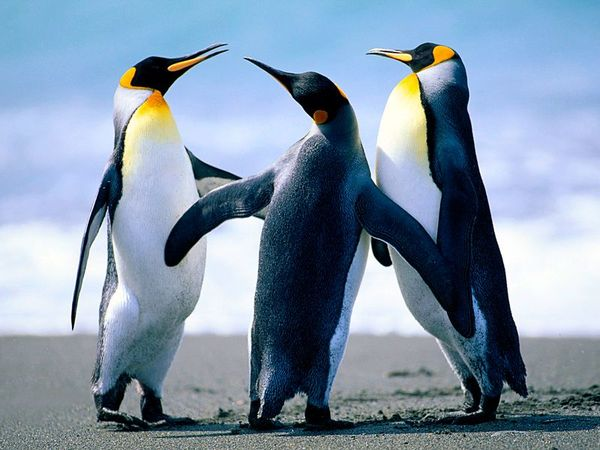
//> input picture tiunova_y_p/lab02/Penguins.jpg, 600 x 450 px
$ ./lab02   (built with g++ and OpenCV 4)
//> lines starting //> are read from the running program, lines starting //| are printed output that depends on the picture
#include "opencv2/imgproc/imgproc.hpp"
#include "opencv2/imgcodecs.hpp"
#include "opencv2/highgui/highgui.hpp"
#include <stdlib.h>
#include <stdio.h>

using namespace cv;

Mat img_src, img_blur, img_gray, dst, detected_edges;

int lowBlurWin = 7;
int const max_BlurWin = 21;
int lowThreshold = 50;
int const max_lowThreshold = 100;
int ratio = 3;
int kernel_size = 3;

static void BlurImage(int, void*)
{
    if (lowBlurWin < 1) lowBlurWin = 1;
    blur(img_gray, img_blur, Size(lowBlurWin, lowBlurWin));
    imshow("Blur", img_blur);
}

static void CannyThreshold(int, void*)
{
    blur(img_gray, detected_edges, Size(3, 3)); // Устраняем шум с помощью размытия
    Canny(detected_edges, detected_edges, lowThreshold, lowThreshold*ratio, kernel_size);
    dst = Scalar::all(0);
    img_src.copyTo(dst, detected_edges);
    imshow("Edges", dst);
}

int main(int argc, char* argv[])
{
    // имя картинки задаётся первым параметром
    char* filename = (argc == 2 ? argv[1] : "Penguins.jpg");

    img_src = imread(filename);
//> img_src is the input picture: 450 rows x 600 cols, CV_8UC3; mean B, G, R 168.4, 148, 128.8
    if (img_src.empty())
    {
        return -1;
    }
    namedWindow("Source", WINDOW_AUTOSIZE);
    imshow("Source", img_src);

    dst.create(img_src.size(), img_src.type());

    // Конвертируем исходное цветное изображение в оттенки серого
    cvtColor(img_src, img_gray, COLOR_BGR2GRAY);
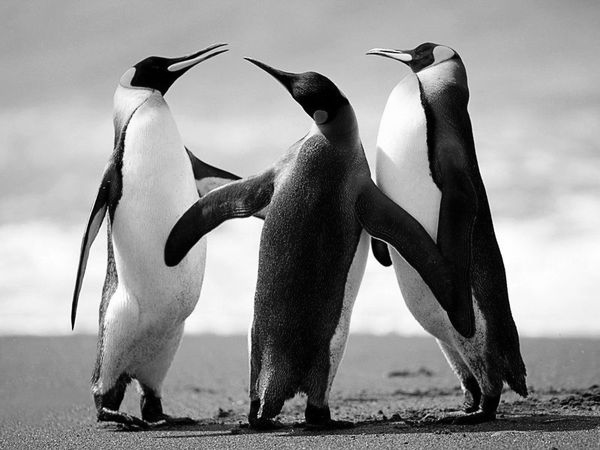
//> img_gray: 450 rows x 600 cols, CV_8UC1; min 0, max 255, mean 144.6
    namedWindow("Gray", WINDOW_AUTOSIZE);
    imshow("Gray", img_gray);

    // Создаем параметры для размытого изображения
    Mat img_blur(img_gray);
    namedWindow("Blur", WINDOW_AUTOSIZE);
    createTrackbar("Blur win.size:", "Blur", &lowBlurWin, max_BlurWin, BlurImage);
    BlurImage(0, 0);
//> in BlurImage, `blur(img_gray, img_blur, Size(lowBlurWin, lowBlurWin));`:
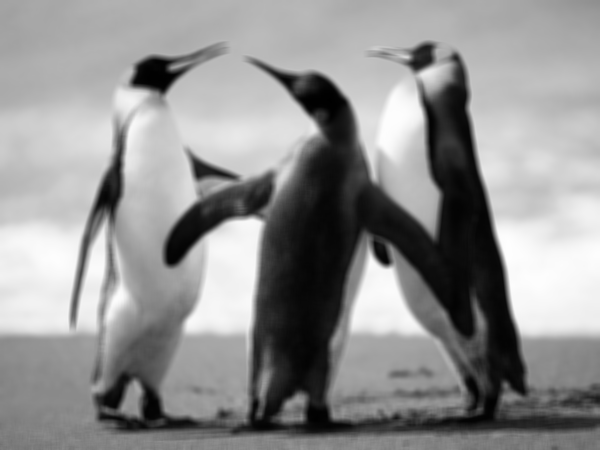
//> img_blur: 450 rows x 600 cols, CV_8UC1; min 0, max 254, mean 144.6

    // Задаем параметры для выделения контуров
    namedWindow("Edges", WINDOW_AUTOSIZE);
    createTrackbar("Min Threshold:", "Edges", &lowThreshold, max_lowThreshold, CannyThreshold);
    CannyThreshold(0, 0);
//> in CannyThreshold, `Canny(detected_edges, detected_edges, lowThreshold, lowThreshold*ratio..`:
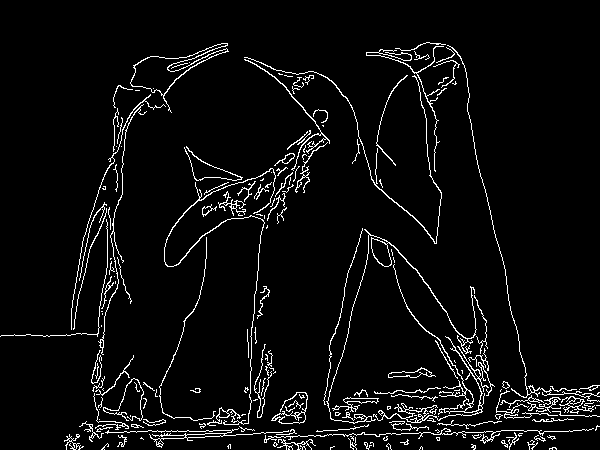
//> detected_edges: 450 rows x 600 cols, CV_8UC1; 4.9% white in thin lines or dots
//> in CannyThreshold, `img_src.copyTo(dst, detected_edges);`:
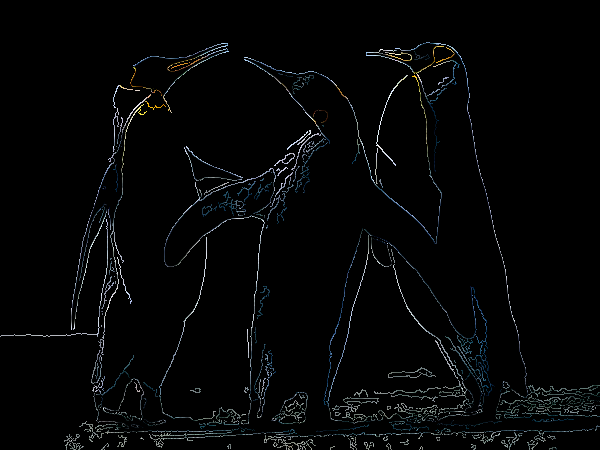
//> dst: 450 rows x 600 cols, CV_8UC3; mean B, G, R 5.8, 5.5, 4.8

    waitKey(0);

    return 0;

}
